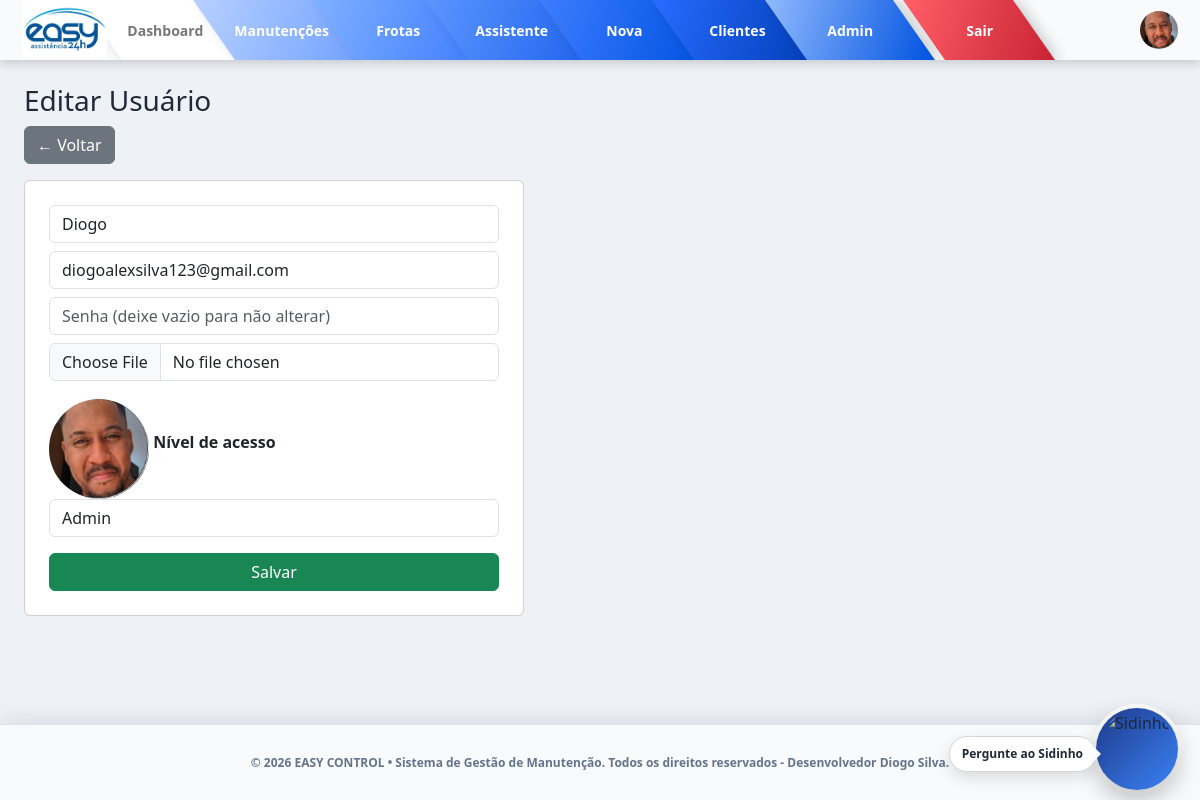
Before: /admin/usuarios/editar/1 (signed in) with the older database file.
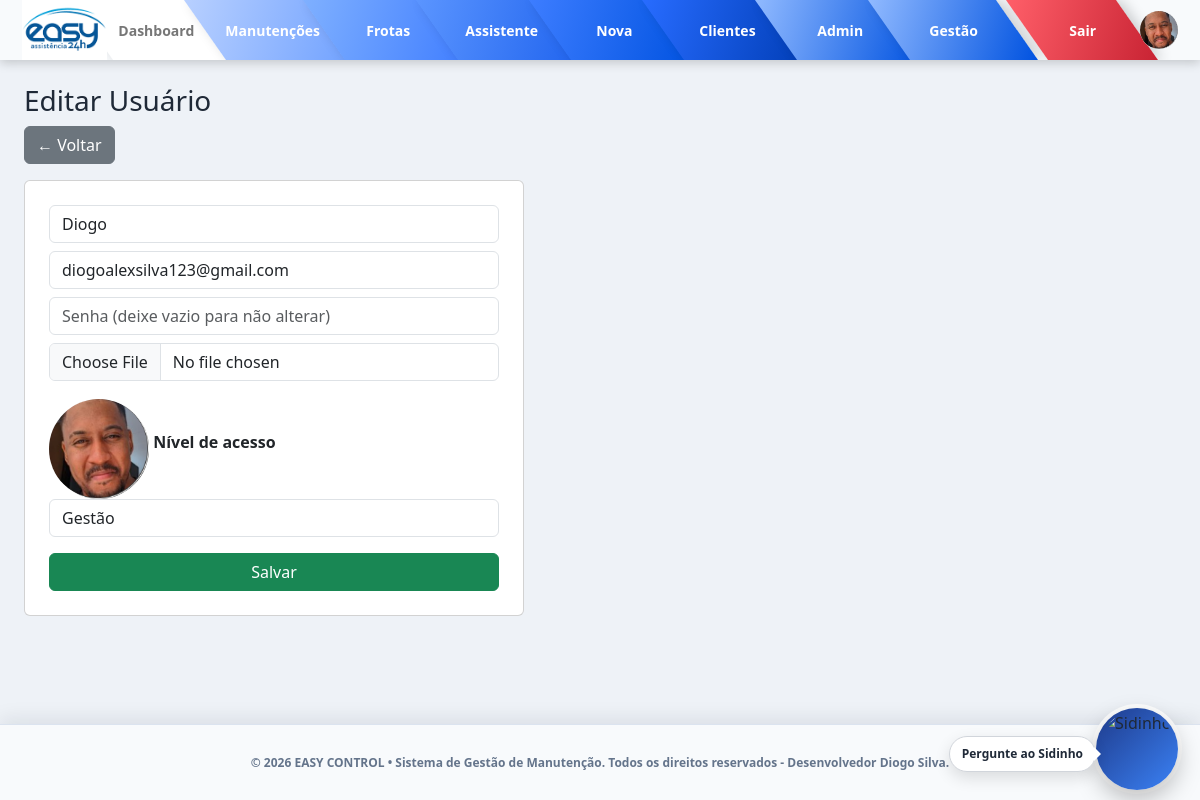
After: the same page with the newer database file.
### models/usuario.py (models this page shows, shortened)
class Usuario(db.Model):
    __tablename__ = "usuarios"
    id = db.Column(db.Integer, primary_key=True)
    nome = db.Column(db.String(100), unique=True, nullable=False)
    email = db.Column(db.String(100))
    senha_hash = db.Column(db.String(200), nullable=False)
    role = db.Column(db.String(20), default="usuario")
    foto = db.Column(db.String(255))

### routes/admin.py (the view, shortened to what this page needs)
@admin_bp.route("/usuarios/editar/<int:id>", methods=["GET", "POST"])
@admin_required
def editar_usuario(id):
    user = Usuario.query.get_or_404(id)
    return render_template("admin/usuario_form.html", user=user)

### utils/auth.py (called while the page is built)
def admin_required(f):
    @wraps(f)
    def decorated_function(*args, **kwargs):
        if not session.get("user_id"):
            return redirect("/login")
        if session.get("user_role") not in ["admin", "gestao"]:
            return "Acesso negado 🚫"
        return f(*args, **kwargs)
    return decorated_function

### templates/admin/usuario_form.html (shortened to what this page needs)
{% extends "base.html" %}
{% block content %}
<h3>
  {% if user %}Editar Usuário{% else %}Novo Usuário{% endif %}
</h3>
<a href="/admin/usuarios" class="btn btn-secondary mb-3">
  ← Voltar
</a>
<div class="card p-4" style="max-width: 500px;">
<form method="POST" enctype="multipart/form-data">
  <input name="nome"
         value="{{ user.nome if user else '' }}"
         placeholder="Usuário"
         class="form-control mb-2"
         required>
  <input name="email"
         value="{{ user.email if user else '' }}"
         placeholder="Email"
         class="form-control mb-2">
  <input type="password"
         name="senha"
         placeholder="Senha (deixe vazio para não alterar)"
         class="form-control mb-2">
  <input type="file" name="foto" class="form-control mb-2">
  <img id="previewFoto"
       src="{{ user.foto if user and user.foto else '' }}"
       style="width:100px; height:100px; border-radius:50%; object-fit:cover; margin-top:10px;">
  <label class="mt-3 mb-1 fw-bold">Nível de acesso</label>
  <select name="role" class="form-control mb-3">
    <option value="admin"
      {% if user and user.role == "admin" %}selected{% endif %}>
      Admin
    </option>
    <option value="gestao"
      {% if user and user.role == "gestao" %}selected{% endif %}>
      Gestão
    </option>
  </select>
  <button class="btn btn-success w-100">
    Salvar
  </button>
</form>
</div>
{% endblock %}

Changed rows visible on the page:
changed Usuario "Diogo": role "Admin" → "Gestão"
Other visible differences:
text now shown: "Gestão"
